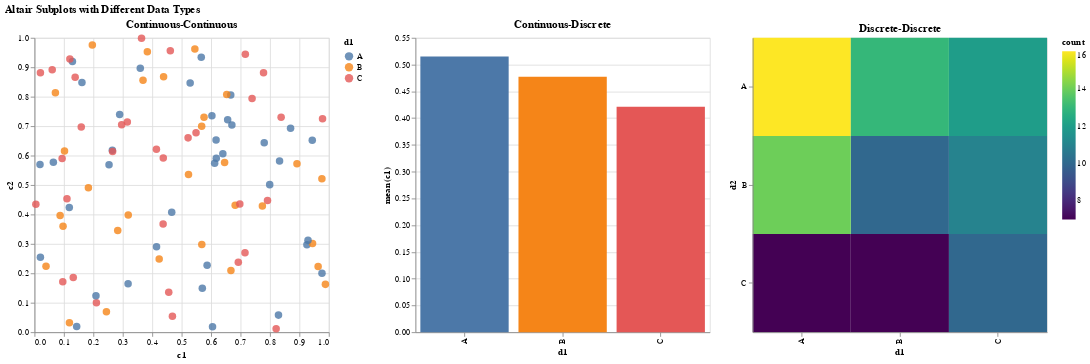

The notebook cell saved with this chart:
### Markdown cell above
# Visualize with Altair

### Code cell
import altair as alt
charts = []

for title, x, y in datasets:
    # Continuous-Continuous
    if 'c' in x and 'c' in y:
        chart = alt.Chart(df).mark_point(filled=True, size=80, opacity=0.8).encode(
            x=alt.X('c1', title='c1'),
            y=alt.Y('c2', title='c2'),
            color=alt.Color('d1:N', title='d1')
        ).properties(
            title=title,
            width=350,
            height=350
        )
    # Continuous-Discrete
    elif 'c' in x and 'd' in y:
        chart = alt.Chart(agg_df).mark_bar().encode(
            x=alt.X('d1:N', title='d1'),
            y=alt.Y('c1:Q', title='mean(c1)'),
            color=alt.Color('d1:N', legend=None)
        ).properties(
            title=title,
            width=350,
            height=350
        )
    # Discrete-Discrete
    else:
        chart = alt.Chart(df).mark_rect().encode(
            x=alt.X('d1:N', title='d1'),
            y=alt.Y('d2:N', title='d2'),
            color=alt.Color('count():Q', scale=alt.Scale(scheme='viridis'), legend=alt.Legend(title='count'))
        ).properties(
            title=title,
            width=350,
            height=350
        )
    charts.append(chart)

plot = alt.hconcat(*charts).properties(
    title='Altair Subplots with Different Data Types'
)
plot.show()

# Export as svg
plot.save('plots/altair.svg')

### Figure 1 — Vega-Lite specification as saved in the notebook (floating-point values rounded to 4 significant figures)
{"config": {"view": {"continuousWidth": 300, "continuousHeight": 300}}, "hconcat": [{"data": {"name": "data-16c745af3548f3b8c902d866421c5350"}, "mark": {"type": "point", "filled": true, "opacity": 0.8, "size": 80}, "encoding": {"color": {"field": "d1", "title": "d1", "type": "nominal"}, "x": {"field": "c1", "title": "c1", "type": "quantitative"}, "y": {"field": "c2", "title": "c2", "type": "quantitative"}}, "height": 350, "title": "Continuous-Continuous", "width": 350}, {"data": {"name": "data-752ea6370d0e46f3024e0077f171483c"}, "mark": {"type": "bar"}, "encoding": {"color": {"field": "d1", "legend": null, "type": "nominal"}, "x": {"field": "d1", "title": "d1", "type": "nominal"}, "y": {"field": "c1", "title": "mean(c1)", "type": "quantitative"}}, "height": 350, "title": "Continuous-Discrete", "width": 350}, {"data": {"name": "data-16c745af3548f3b8c902d866421c5350"}, "mark": {"type": "rect"}, "encoding": {"color": {"aggregate": "count", "legend": {"title": "count"}, "scale": {"scheme": "viridis"}, "type": "quantitative"}, "x": {"field": "d1", "title": "d1", "type": "nominal"}, "y": {"field": "d2", "title": "d2", "type": "nominal"}}, "height": 350, "title": "Discrete-Discrete", "width": 350}], "title": "Altair Subplots with Different Data Types", "$schema": "https://vega.github.io/schema/vega-lite/v5.20.1.json", "datasets": {"data-16c745af3548f3b8c902d866421c5350": [{"c1": 0.5488, "c2": 0.6778, "d1": "C", "d2": "A"}, {"c1": 0.7152, "c2": 0.27, "d1": "C", "d2": "B"}, {"c1": 0.6028, "c2": 0.7352, "d1": "A", "d2": "A"}, {"c1": 0.5449, "c2": 0.9622, "d1": "B", "d2": "C"}, {"c1": 0.4237, "c2": 0.2488, "d1": "B", "d2": "B"}, {"c1": 0.6459, "c2": 0.5762, "d1": "B", "d2": "A"}, {"c1": 0.4376, "c2": 0.592, "d1": "C", "d2": "B"}, {"c1": 0.8918, "c2": 0.5723, "d1": "B", "d2": "C"}, {"c1": 0.9637, "c2": 0.2231, "d1": "B", "d2": "A"}, {"c1": 0.3834, "c2": 0.9527, "d1": "B", "d2": "A"}, {"c1": 0.7917, "c2": 0.4471, "d1": "C", "d2": "A"}, {"c1": 0.5289, "c2": 0.8464, "d1": "A", "d2": "C"}, {"c1": 0.568, "c2": 0.6995, "d1": "B", "d2": "B"}, {"c1": 0.9256, "c2": 0.2974, "d1": "A", "d2": "A"}, {"c1": 0.07104, "c2": 0.8138, "d1": "B", "d2": "A"}, {"c1": 0.08713, "c2": 0.3965, "d1": "B", "d2": "A"}, {"c1": 0.02022, "c2": 0.8811, "d1": "C", "d2": "A"}, {"c1": 0.8326, "c2": 0.5813, "d1": "A", "d2": "B"}, {"c1": 0.7782, "c2": 0.8817, "d1": "C", "d2": "C"}, {"c1": 0.87, "c2": 0.6925, "d1": "A", "d2": "C"}, {"c1": 0.9786, "c2": 0.7253, "d1": "C", "d2": "B"}, {"c1": 0.7992, "c2": 0.5013, "d1": "A", "d2": "A"}, {"c1": 0.4615, "c2": 0.9561, "d1": "C", "d2": "B"}, {"c1": 0.7805, "c2": 0.644, "d1": "A", "d2": "B"}, {"c1": 0.1183, "c2": 0.4239, "d1": "A", "d2": "B"}, {"c1": 0.6399, "c2": 0.6064, "d1": "A", "d2": "B"}, {"c1": 0.1434, "c2": 0.01919, "d1": "A", "d2": "B"}, {"c1": 0.9447, "c2": 0.3016, "d1": "B", "d2": "B"}, {"c1": 0.5218, "c2": 0.6602, "d1": "C", "d2": "C"}, {"c1": 0.4147, "c2": 0.2901, "d1": "A", "d2": "C"}, {"c1": 0.2646, "c2": 0.618, "d1": "A", "d2": "B"}, {"c1": 0.7742, "c2": 0.4288, "d1": "B", "d2": "B"}, {"c1": 0.4562, "c2": 0.1355, "d1": "C", "d2": "B"}, {"c1": 0.5684, "c2": 0.2983, "d1": "B", "d2": "C"}, {"c1": 0.01879, "c2": 0.57, "d1": "A", "d2": "A"}, {"c1": 0.6176, "c2": 0.5909, "d1": "A", "d2": "A"}, {"c1": 0.6121, "c2": 0.5743, "d1": "A", "d2": "A"}, {"c1": 0.6169, "c2": 0.6532, "d1": "A", "d2": "B"}, {"c1": 0.9437, "c2": 0.6521, "d1": "A", "d2": "A"}, {"c1": 0.6818, "c2": 0.4314, "d1": "B", "d2": "B"}, {"c1": 0.3595, "c2": 0.8965, "d1": "A", "d2": "A"}, {"c1": 0.437, "c2": 0.3676, "d1": "C", "d2": "C"}, {"c1": 0.6976, "c2": 0.4359, "d1": "C", "d2": "C"}, {"c1": 0.06023, "c2": 0.8919, "d1": "C", "d2": "B"}, {"c1": 0.6668, "c2": 0.8062, "d1": "A", "d2": "A"}, {"c1": 0.6706, "c2": 0.7039, "d1": "A", "d2": "A"}, {"c1": 0.2104, "c2": 0.1002, "d1": "C", "d2": "A"}, {"c1": 0.1289, "c2": 0.9195, "d1": "A", "d2": "A"}, {"c1": 0.3154, "c2": 0.7142, "d1": "C", "d2": "A"}, {"c1": 0.3637, "c2": 0.9988, "d1": "C", "d2": "C"}, {"c1": 0.5702, "c2": 0.1494, "d1": "A", "d2": "B"}, {"c1": 0.4386, "c2": 0.8681, "d1": "B", "d2": "A"}, {"c1": 0.9884, "c2": 0.1625, "d1": "B", "d2": "C"}, {"c1": 0.102, "c2": 0.6156, "d1": "B", "d2": "A"}, {"c1": 0.2089, "c2": 0.1238, "d1": "A", "d2": "C"}, {"c1": 0.1613, "c2": 0.848, "d1": "A", "d2": "B"}, {"c1": 0.6531, "c2": 0.8073, "d1": "B", "d2": "A"}, {"c1": 0.2533, "c2": 0.5691, "d1": "A", "d2": "A"}, {"c1": 0.4663, "c2": 0.4072, "d1": "A", "d2": "C"}, {"c1": 0.2444, "c2": 0.06917, "d1": "B", "d2": "B"}, {"c1": 0.159, "c2": 0.6974, "d1": "C", "d2": "C"}, {"c1": 0.1104, "c2": 0.4535, "d1": "C", "d2": "C"}, {"c1": 0.6563, "c2": 0.7221, "d1": "A", "d2": "B"}, {"c1": 0.1382, "c2": 0.8664, "d1": "C", "d2": "A"}, {"c1": 0.1966, "c2": 0.9755, "d1": "B", "d2": "A"}, {"c1": 0.3687, "c2": 0.8558, "d1": "B", "d2": "C"}, {"c1": 0.821, "c2": 0.01171, "d1": "C", "d2": "B"}, {"c1": 0.0971, "c2": 0.36, "d1": "B", "d2": "B"}, {"c1": 0.8379, "c2": 0.73, "d1": "C", "d2": "A"}, {"c1": 0.0961, "c2": 0.1716, "d1": "C", "d2": "A"}, {"c1": 0.9765, "c2": 0.521, "d1": "B", "d2": "C"}, {"c1": 0.4687, "c2": 0.05434, "d1": "C", "d2": "A"}, {"c1": 0.9768, "c2": 0.2, "d1": "A", "d2": "B"}, {"c1": 0.6048, "c2": 0.01852, "d1": "A", "d2": "C"}, {"c1": 0.7393, "c2": 0.7937, "d1": "C", "d2": "C"}, {"c1": 0.03919, "c2": 0.2239, "d1": "B", "d2": "B"}, {"c1": 0.2828, "c2": 0.3454, "d1": "B", "d2": "A"}, {"c1": 0.1202, "c2": 0.9281, "d1": "C", "d2": "A"}, {"c1": 0.2961, "c2": 0.7044, "d1": "C", "d2": "B"}, {"c1": 0.1187, "c2": 0.03184, "d1": "B", "d2": "A"}, {"c1": 0.318, "c2": 0.1647, "d1": "A", "d2": "A"}, {"c1": 0.4143, "c2": 0.6215, "d1": "C", "d2": "C"}, {"c1": 0.06415, "c2": 0.5772, "d1": "A", "d2": "A"}, {"c1": 0.6925, "c2": 0.2379, "d1": "C", "d2": "A"}, {"c1": 0.5666, "c2": 0.9342, "d1": "A", "d2": "B"}, {"c1": 0.2654, "c2": 0.614, "d1": "C", "d2": "B"}, {"c1": 0.5232, "c2": 0.5356, "d1": "B", "d2": "B"}, {"c1": 0.09394, "c2": 0.5899, "d1": "C", "d2": "B"}, {"c1": 0.5759, "c2": 0.7301, "d1": "B", "d2": "B"}, {"c1": 0.9293, "c2": 0.3119, "d1": "A", "d2": "B"}, {"c1": 0.3186, "c2": 0.3982, "d1": "B", "d2": "C"}, {"c1": 0.6674, "c2": 0.2098, "d1": "B", "d2": "A"}, {"c1": 0.1318, "c2": 0.1862, "d1": "C", "d2": "C"}, {"c1": 0.7163, "c2": 0.9444, "d1": "C", "d2": "A"}, {"c1": 0.2894, "c2": 0.7396, "d1": "A", "d2": "B"}, {"c1": 0.1832, "c2": 0.4905, "d1": "B", "d2": "A"}, {"c1": 0.5865, "c2": 0.2274, "d1": "A", "d2": "C"}, {"c1": 0.02011, "c2": 0.2544, "d1": "A", "d2": "A"}, {"c1": 0.8289, "c2": 0.05803, "d1": "A", "d2": "A"}, {"c1": 0.004695, "c2": 0.4344, "d1": "C", "d2": "B"}], "data-752ea6370d0e46f3024e0077f171483c": [{"d1": "A", "c1": 0.515}, {"d1": "B", "c1": 0.4774}, {"d1": "C", "c1": 0.4212}]}}
